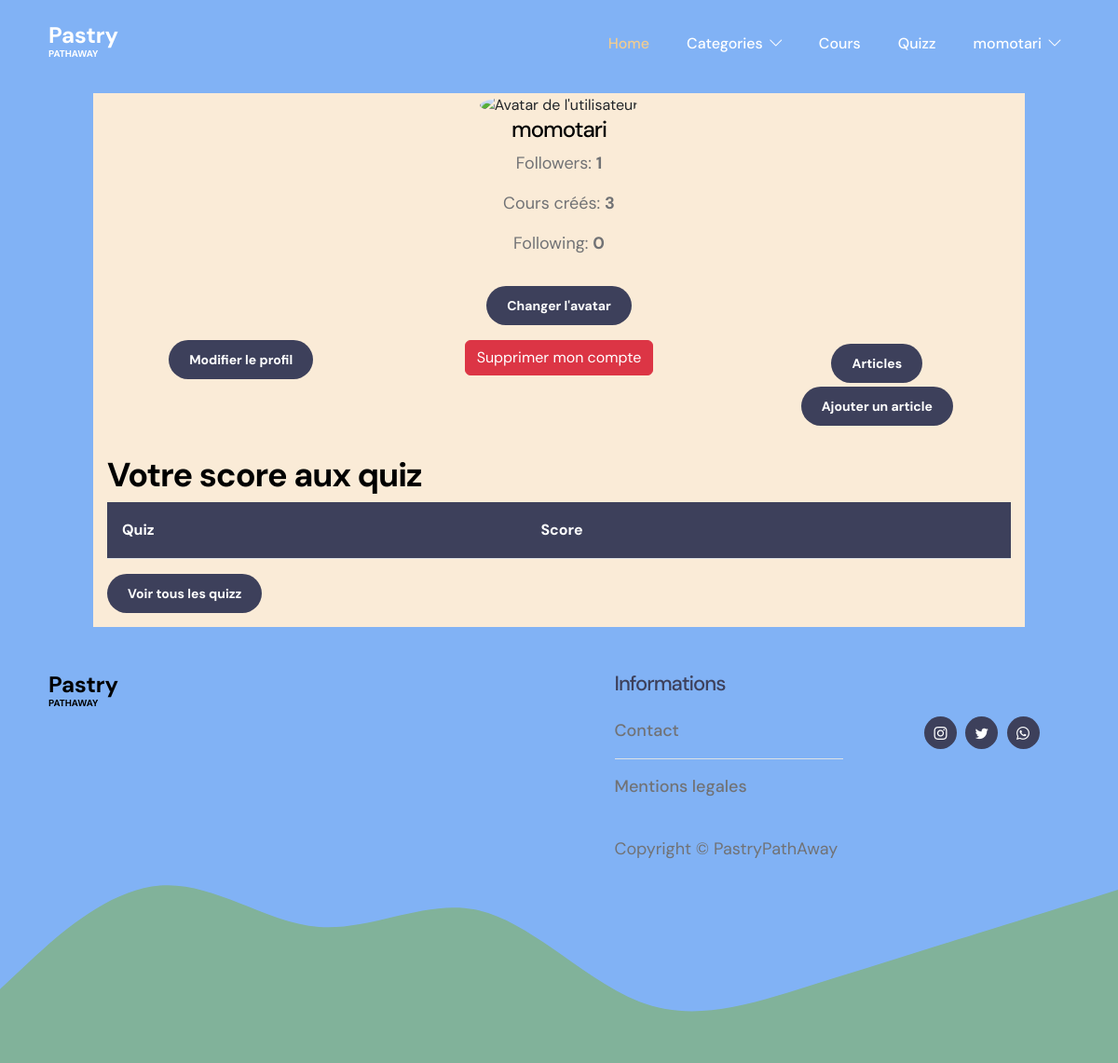
The page /user/profile/ (signed in) on the database its author committed.
### user/models.py (models this page shows, shortened)
class User(AbstractUser):
    email = models.EmailField(
     max_length=254,
        unique=True,
        error_messages={
            'unique': "A user with that email already exists.",
        },
    )
    image = models.ImageField(upload_to='image',
    blank=True,
    null=True)
    followers = models.ManyToManyField("Follow", blank=True)
    REQUIRED_FIELDS = ['email']
    objects = CustomUserManager()
    def get_profile_image(self):
      url = ""
      try:
         url = self.image.url
      except:
        url = ""
      return url

### user/views.py (the view, shortened to what this page needs)
# urls.py: path('profile/', profile, name='profile'),
@login_required(login_url='login')
def profile(request):
    account = get_object_or_404(User, pk=request.user.pk)
    form = UserProfileUpdateForm(instance=account)
    user_articles = Article.objects.filter(user=request.user)
    user_quiz_results = Résultat.objects.filter(user=request.user)
    print(user_quiz_results)
    context = {
        'account': account,
        'form': form,
        'user_articles': user_articles,
        'user_quiz_results': user_quiz_results
    }
    return render(request, 'profile.html', context)

### blog_pastry/context_processors.py (called while the page is built)
def get_all_categories(request):
  categories = Category.objects.all()
  context = {
    'categories': categories
  }
  return context

### user/context_processors.py (called while the page is built)
def user_notif(request):
  context = {}
  if request.user.is_authenticated:
    notifications = Notification.objects.filter(user=request.user).order_by('-create_date')
    unread = notifications.exclude(is_seen=True)
    context['unread'] = unread.count()
    context['notifications'] = notifications
  return context

### templates/profile.html (shortened to what this page needs)
{% extends 'base.html' %}
{% load static %}
{% block content %}
<div class=" profile mb-5">
  <div class="row">
    <div>
      <div class="text-center">
        <img src="{{ account.get_profile_image|safe }}" alt="Avatar de l'utilisateur" class="avatar img-fluid rounded-circle">
        <h4>{{ account.username }}</h4>
        <p>Followers: <strong>{{ account.user_followers.count }}</strong></p>
        <p>Cours créés: <strong>{{ account.user_articles.count }}</strong></p>
        <p>Following: <strong>{{ account.user_follows.count }}</strong></p>
        <div class="text-center py-3">
          <button type="button" class="btn cusot" data-bs-toggle="modal" data-bs-target="#exampleModal">
            Changer l'avatar
          </button>
        </div>
        <div class="row">
          <div class="col-sm">
            <button type="button" class="btn cusot" data-bs-toggle="modal" data-bs-target="#editProfileModal">
              Modifier le profil
            </button>
          </div>
          <div class="col-sm">
            <button type="button" class="btn btn-danger" data-bs-toggle="modal" data-bs-target="#deleteAccountModal">
              Supprimer mon compte
            </button>
          </div>
          <div class=" col-sm">
            <ul class="list-group-item text-center">
              <li class="list-group-item my-1">
                <a class="text-decoration-none cusot" href="{% url 'my_articles' %}">
                   Articles
                </a>
              </li>
              <li class="list-group-item my-1">
                <a class="text-decoration-none cusot" href="{% url 'add_article' %}">
                   Ajouter un article
                </a>
              </li>
            </ul>
          </div>
        </div>
      </div>
    </div>
  </div>
  <div class=" quizz-section">
    <h2>Votre score aux quiz</h2>
    <table class="table">
      <thead>
        <tr>
          <th>Quiz</th>
          <th>Score</th>
        </tr>
      </thead>
    </table>
    <a type="button" class="btn cusot" href="{% url 'quiz_home' %}"> Voir tous les quizz </a>
  </div>
</div>
{% endblock %}

### templates/header.html (shortened to what this page needs)
<nav class="navbar navbar-expand-lg">
    <div class="container">
        <a class="navbar-brand d-flex align-items-center" href="{% url 'home' %}">
            <span class="navbar-brand-text">
                Pastry
                <small>PathAway</small>
            </span>
        </a>
        <div class="collapse navbar-collapse" id="navbarNav">
            <ul class="navbar-nav ms-lg-auto">
                <li class="nav-item">
                    <a class="nav-link click-scroll" href="{% url 'home' %}">Home</a>
                </li>
                <li class="nav-item dropdown">
                    <a class="nav-link dropdown-toggle" href="#" id="navbarLightDropdownMenuLink" role="button" data-bs-toggle="dropdown" aria-expanded="false">Categories</a>
                </li>
                <li class="nav-item">
                    <a class="nav-link " href="{% url 'articles' %}">Cours</a>
                </li>
                {% if request.user.is_authenticated %}
                <li class="nav-item">
                    <a class="nav-link " href="{% url 'quiz_home' %}">Quizz</a>
                </li>
                <li class="nav-item dropdown">
                    <a class="nav-link dropdown-toggle" href="#" id="navbarLightDropdownMenuLink" role="button" data-bs-toggle="dropdown" aria-expanded="false">{{request.user.username}}</a>
                </li>
                {% else %}
                <li class="nav-item">
                  <a class="nav-link" href="{% url 'login' %}">Login</a>
                </li>
                {% endif %}
            </ul>
        </div>
    </div>
</nav>

### assets/css/templatemo-tiya-golf-club.css (style rules this page uses)
:root { --white-color: #ffffff; --primary-color: #81B29A; --secondary-color: #3D405B; --section-bg-color: #F4F1DE; --custom-btn-bg-color: #F2CC8F; --custom-btn-bg-hover-color: #E07A5F; --dark-color: #000000; --p-color: #717275; --link-hover-color: #F2CC8F; --body-font-family: 'DM Sans', sans-serif; --h1-font-size: 42px; --h2-font-size: 36px; --h3-font-size: 28px; --h4-font-size: 24px; --h5-font-size: 22px; --h6-font-size: 20px; --p-font-size: 18px; --menu-font-size: 16px; --btn-font-size: 14px; --border-radius-large: 100px; --border-radius-medium: 20px; --border-radius-small: 10px; --font-weight-normal: 400; --font-weight-medium: 500; --font-weight-bold: 700; }
body { background-color: var(--white-color); font-family: var(--body-font-family); }
h2, h3, h4, h5, h6 { color: var(--dark-color); }
h1, h2, h3, h4, h5, h6 { font-weight: var(--font-weight-medium); letter-spacing: -1px; }
h2 { font-size: var(--h2-font-size); font-weight: var(--font-weight-bold); }
h4 { font-size: var(--h4-font-size); }
p { color: var(--p-color); font-size: var(--p-font-size); font-weight: var(--font-weight-normal); }
ul li { color: var(--p-color); font-size: var(--p-font-size); font-weight: var(--font-weight-normal); }
a, button { touch-action: manipulation; transition: all 0.3s; }
a { display: inline-block; color: var(--secondary-color); text-decoration: none; }
b, strong { font-weight: var(--font-weight-bold); }
.cusot { background: var(--secondary-color); border: 2px solid transparent; border-radius: var(--border-radius-large); color: var(--white-color); font-size: var(--btn-font-size); font-weight: var(--font-weight-bold); line-height: normal; transition: all 0.3s; padding: 10px 20px; }
.profile { margin-top: 150px; }
.navbar { background: transparent; z-index: 99; padding-top: 15px; padding-bottom: 15px; }
.navbar-brand, .navbar-brand:hover { font-size: var(--h4-font-size); font-weight: var(--font-weight-bold); display: block; color: var(--dark-color); max-width: 48px; }
.navbar .navbar-brand, .navbar .navbar-brand:hover { color: var(--white-color); }
.navbar-brand-text { line-height: normal; margin-left: 10px; position: relative; bottom: 5px; }
.navbar-brand-text small { display: block; font-size: 10px; line-height: 1; text-transform: uppercase; }
.navbar-expand-lg .navbar-nav .nav-link { border-radius: var(--border-radius-large); margin: 10px; padding: 10px; }
.navbar-nav .nav-link { display: inline-block; color: var(--white-color); font-size: var(--menu-font-size); font-weight: var(--font-weight-medium); padding-top: 15px; padding-bottom: 15px; }
.navbar-nav .nav-link.active, .navbar-nav .nav-link:hover { color: var(--link-hover-color); }
.navbar .dropdown-toggle::after { content: "\f282"; display: inline-block; font-family: bootstrap-icons !important; font-size: var(--copyright-font-size); font-style: normal; font-weight: normal !important; font-variant: normal; text-transform: none; line-height: 1; vertical-align: -.125em; -webkit-font-smoothing: antialiased; -moz-osx-font-smoothing: grayscale; position: relative; left: 2px; border: 0; }
.table>:not(caption)>*>* { padding: 18px 16px; }

### templates/profile.html (style rules this page uses)
body { background-color: #81B2F5; }
img { width: 100px; height: 100px; }
.profile { margin: 100px; background-color: antiquewhite; }
.table thead th { background-color: #3D405B; color: #ffffff; }
.quizz-section { padding: 15px; }

### rows shown on the page
User: user.username "momotari", username "momotari", user_followers.count "1", user_articles.count "3", user_follows.count "0"
